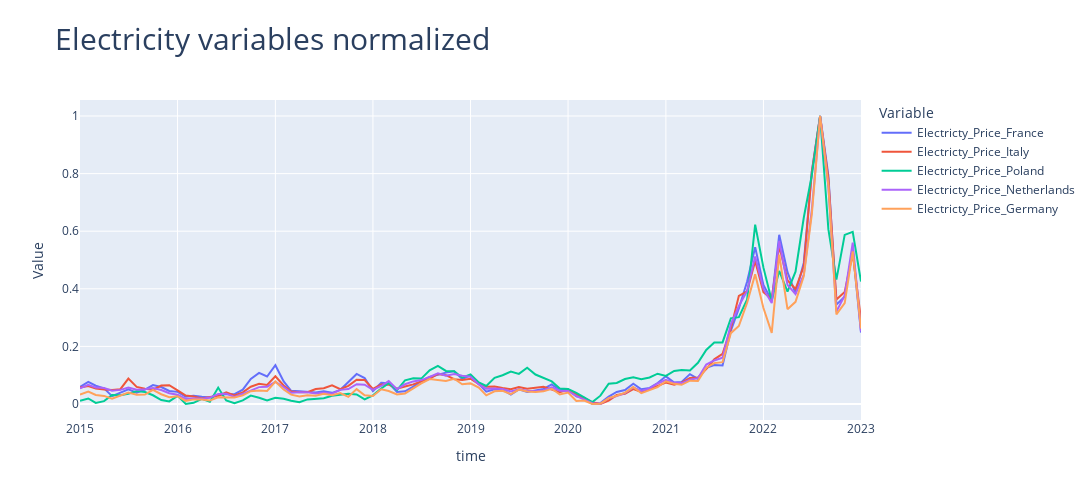

Notebook code for this chart:
### Markdown cell above
**Natural Gas indices are also highly correlated among themselves, however the PA6 Global index is most correlated with iNATGAS, so we will only keep that value**

### Code cell
subcols = electricity
df_selected = df_normalized.loc[:, subcols]
df_melted = df_selected.reset_index().melt(id_vars=df_selected.index.name, var_name='Variable', value_name='Value')
fig = px.line(df_melted, x=df_selected.index.name, y='Value', color='Variable', title='Electricity variables normalized')
fig.update_layout(width=1100, height=500, title_font=dict(size=30))

fig.show()
